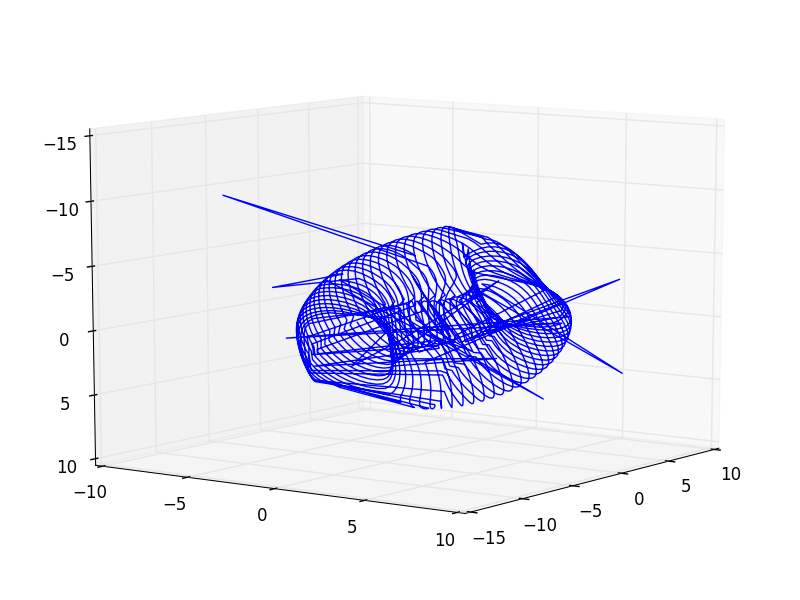

Reproduce this figure in Python.
import numpy
import math

size_of_grid = 50
pi = math.pi

torus_points = numpy.zeros((size_of_grid ** 2, 4))
counter_of_points = 0

for step1 in range(0, size_of_grid):
    for step2 in range(0, size_of_grid):

        angle1 = step1 * 2 * pi / size_of_grid
        angle2 = step2 * 2 * pi / size_of_grid
        torus_points[counter_of_points, 0] = math.cos(angle1)
        torus_points[counter_of_points, 1] = math.sin(angle1)
        torus_points[counter_of_points, 2] = math.cos(angle2)
        torus_points[counter_of_points, 3] = math.sin(angle2)

        counter_of_points = counter_of_points + 1

from sklearn.manifold import TSNE

tsne_object = TSNE(n_components=3, method="exact")
embedding = tsne_object.fit_transform(torus_points)

import pylab
from matplotlib import pyplot
from mpl_toolkits.mplot3d import Axes3D

fig = pylab.figure()
ax = Axes3D(fig)

ax.plot_wireframe(embedding[:,0], embedding[:,1], embedding[:,2])
pyplot.show()
